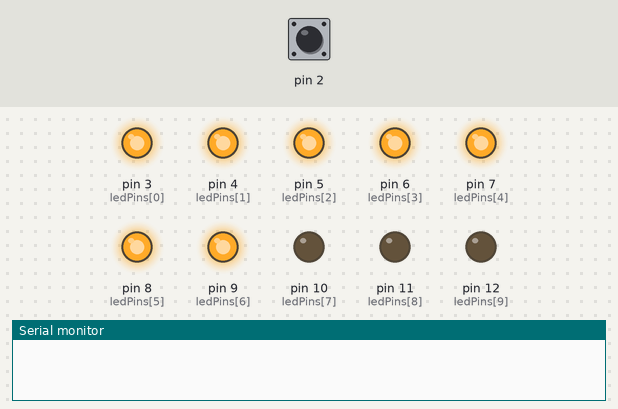
A sketch run on a simulated Arduino Uno, built with avr-gcc and run on an emulated ATmega328P. Parts: output pins drawn as LEDs (lit = HIGH), the last lines printed to the serial monitor. Dashed ring = blinking. The inputs (shaded band) are chosen by the test bench; at power-on: pin 2 HIGH. Random numbers use the default seed unless the sketch sets one.

Above: at 1.25 s.
1.3 s: pin 2 pulled LOW for 0.15 s
At 3.45 s:
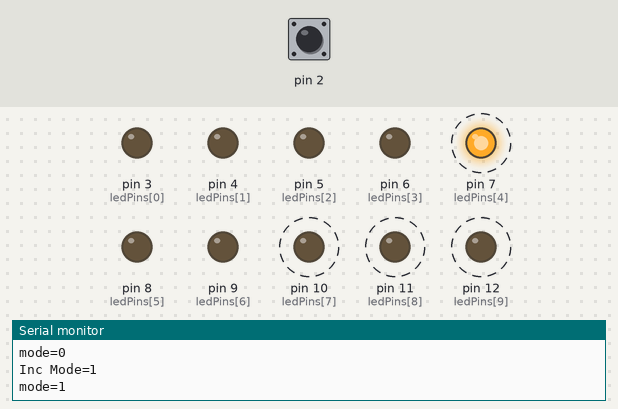
4.3 s: pin 2 pulsed LOW 5 times (0.12 s each, 0.3 s apart)
At 6.0 s:
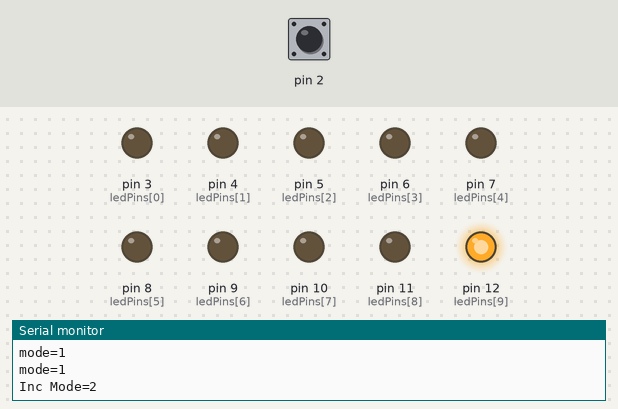
8.8 s: pin 2 pulled LOW for 1 s
11.8 s: pin 2 pulled LOW for 0.15 s
At 13.5 s:
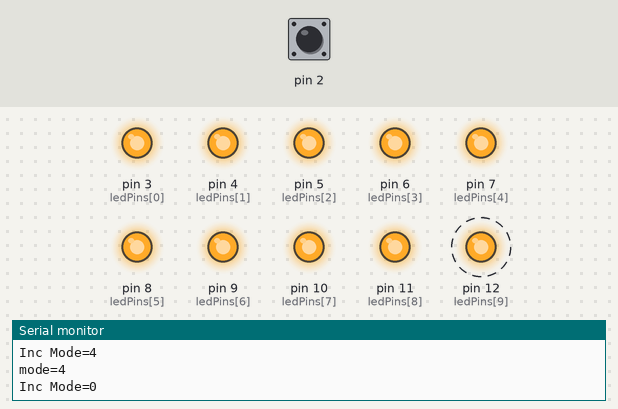
14.9 s: pin 2 pulled LOW for 3.2 s
Timing chart, 0 to 20.6 s (numbered marks = the images above; inputs shaded):
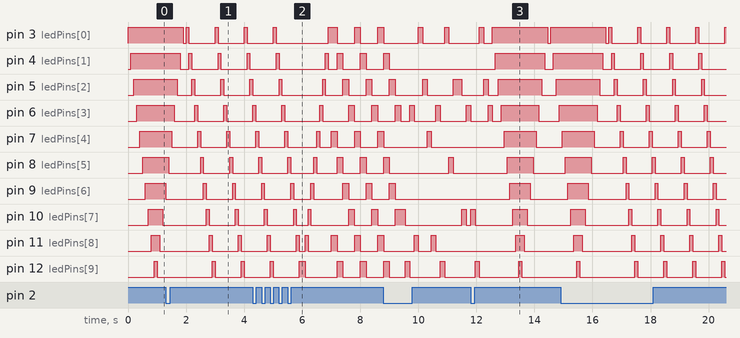

The sketch:

led-bars-modes.ino
```cpp
int ledPins[] = {3,4,5,6,7,8,9,10,11,12};
int pin_count = 10;
int delayTime = 100;
int mode = 0;
int newModeInc = 0;
int number_modes = 5;
long lastDebounceTime = 0;  // the last time the output pin was toggled
long debounceDelay = 150;   // the debounce time; increase if the output flickers

void setup() {
  pinMode(2, INPUT_PULLUP);
  for(int index = 0; index <= pin_count -1; index++)
  {
    pinMode(ledPins[index],OUTPUT);
  }
  attachInterrupt(0, modeChange, FALLING);
  newModeInc = 0;
  Serial.begin(9600);
}

void modeChange() {
  newModeInc = 1;
}

void loop()
{
  if (newModeInc == 1) {
    if ((millis() - lastDebounceTime) > debounceDelay) {
      mode++;
      mode = mode % number_modes;
      Serial.print("Inc Mode=");
      Serial.println(mode, DEC);
      digitalWrite(13, LOW);
      newModeInc = 0;
    }
    else {
    }
  };
  switch (mode) {
      case 0: oneAfterAnotherLoop();break;
      case 1: oneOnAtATime();break;
      case 2: pingPong();break;
      case 3: marquee();break;
      case 4: randomLEDs();break;
     }
  Serial.print("mode=");
  Serial.println(mode);
}

void oneAfterAnotherLoop() {
  int index;
  for(index = 0; index <= pin_count - 1; index++)
  {
    digitalWrite(ledPins[index], HIGH);
    delay(delayTime);
  }

  for(index = pin_count - 1; index >= 0; index--)
  {
    digitalWrite(ledPins[index], LOW);
    delay(delayTime);
  }
}


void oneOnAtATime() {
  int index;
  for(index = 0; index <= pin_count - 1; index++)
  {
    digitalWrite(ledPins[index], HIGH);  // turn LED on
    delay(delayTime);                    // pause to slow down
    digitalWrite(ledPins[index], LOW);   // turn LED off
  }
}


/*
pingPong()

This function will step through the LEDs,
lighting one at at time in both directions.
*/

void pingPong() {
  int index;
  for(index = 0; index <= pin_count - 1; index++)
  {
    digitalWrite(ledPins[index], HIGH);  // turn LED on
    delay(delayTime);                    // pause to slow down
    digitalWrite(ledPins[index], LOW);   // turn LED off
  }

  for(index = pin_count - 1; index >= 0; index--)
  {
    digitalWrite(ledPins[index], HIGH);  // turn LED on
    delay(delayTime);                    // pause to slow down
    digitalWrite(ledPins[index], LOW);   // turn LED off
  }
}


/*
This function will mimic "chase lights" like those around signs.
*/

void marquee() {
  int index;

  // Step through the first four LEDs
  // (We'll light up one in the lower 4 and one in the upper 4)

  for(index = 0; index <= 3; index++) // Step from 0 to 3
  {
    digitalWrite(ledPins[index], HIGH);    // Turn a LED on
    digitalWrite(ledPins[index+4], HIGH);  // Skip four, and turn that LED on
    digitalWrite(ledPins[index+8], HIGH);
    delay(delayTime * 2);                      // Pause to slow down the sequence
    digitalWrite(ledPins[index], LOW);     // Turn the LED off
    digitalWrite(ledPins[index+4], LOW);   // Skip four, and turn that LED off
    digitalWrite(ledPins[index+8], LOW
    );
  }
}


void randomLEDs(){
  for(int index = 0; index <=  20; index++)
      randomLED();
}

void randomLED()
{
  int index;
  index = random(pin_count);	// pick a random number between 0 and pin_count - 1
  digitalWrite(ledPins[index], HIGH);  // turn LED on
  delay(delayTime * 1.5);                    // pause to slow down
  digitalWrite(ledPins[index], LOW);   // turn LED off
}
```

Measured:
- after the input at 11.8 s, pin 4 (ledPins[1]): LOW → HIGH after 0.86 s, → LOW 1.7 s later, → HIGH 0.30 s later; pin 7 (ledPins[4]): LOW → HIGH after 1.2 s, → LOW 1.1 s later
- by itself, pin 3 (ledPins[0]), pin 5 (ledPins[2]), pin 6 (ledPins[3]): repeats every 1.0 s: HIGH 0.10 s, LOW 0.90 s
